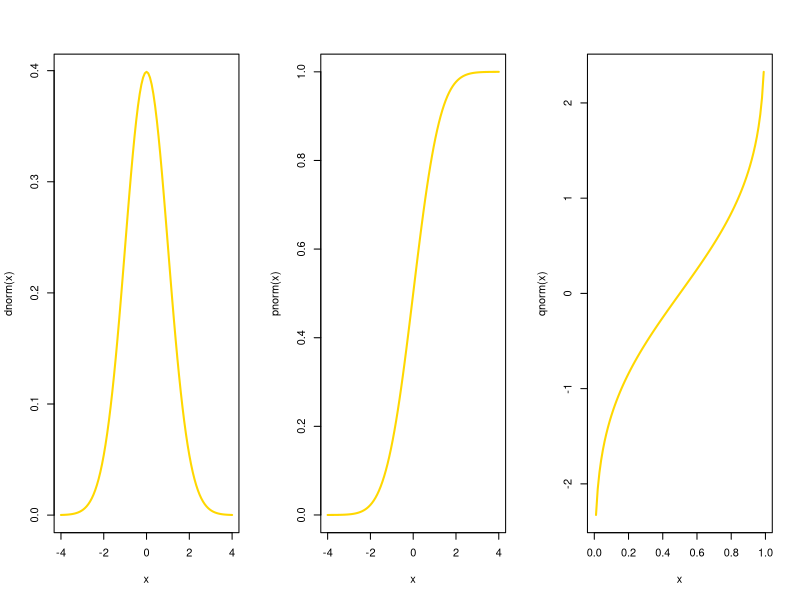
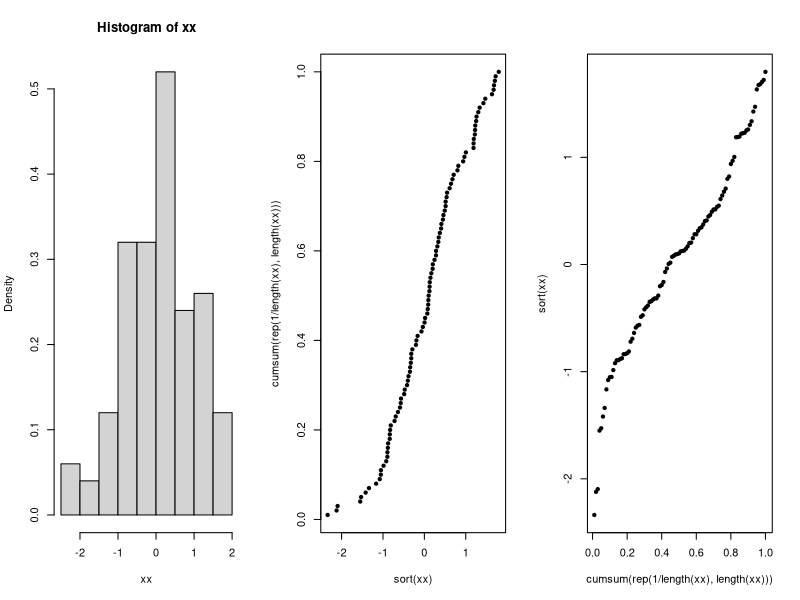
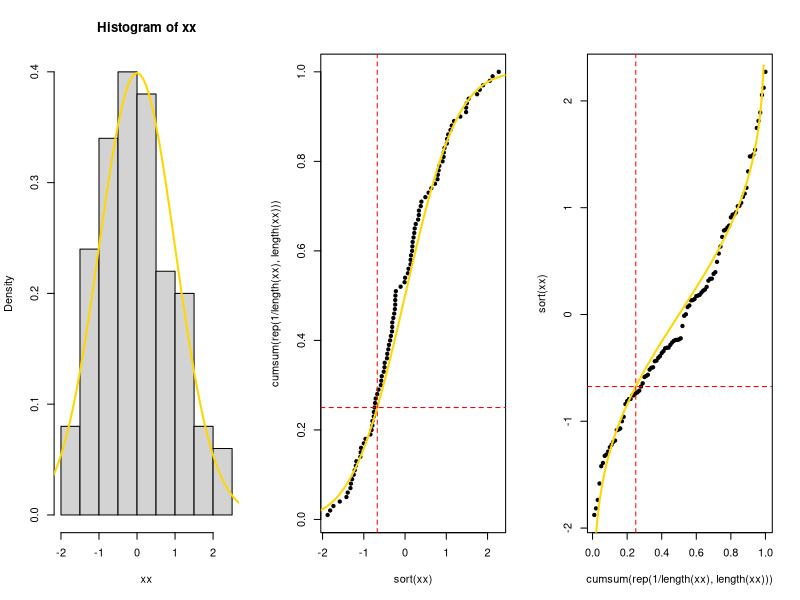
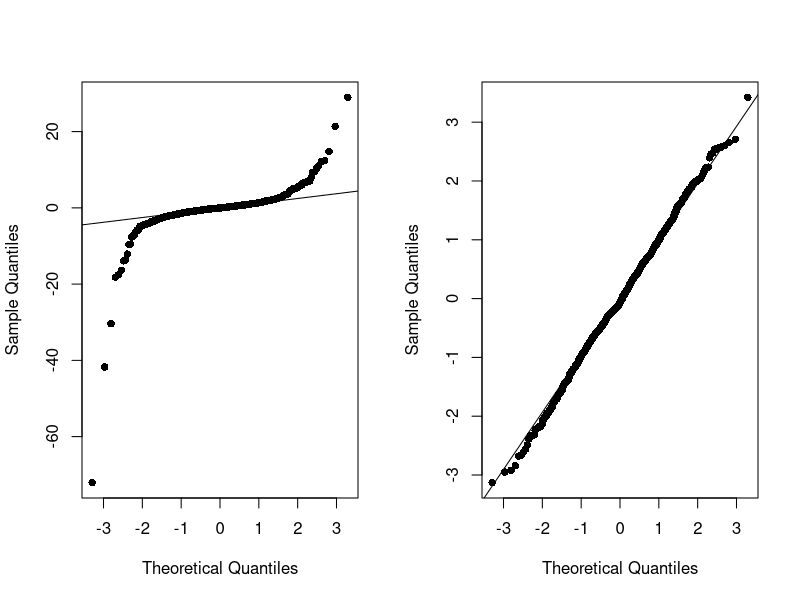

The R script that drew these images, in order: (Note: this script raises an error after producing the figures.)
## Build.in functions in R to work with rvs ------------------------------------
?dnorm #pdf/pmf
?pnorm #cdf
?qnorm #quantile
?rnorm #random numbers generation

## pdf, cdf, quantile f ----

# theoretical
par(mfrow=c(1,3))
curve(dnorm(x), col = "gold", lwd = 2, from = -4, to = 4) # plot probability density functuon of normal distribution
curve(pnorm(x), from = -4, to = 4, col = "gold", lwd = 2) # plot the comulative distribution function of normal distribution
curve(qnorm(x), col = "gold", lwd = 2) # plot the quantile function of normal distribution

# empirical 

# remember to set seed if the result have to be the same
#set.seed(999)
?cumsum # it returns a vector whose elements are the cumulative sums

par(mfrow = c(1,3))
xx <- rnorm(100)
hist(xx, prob = T)
plot(sort(xx), cumsum(rep(1/length(xx), length(xx))), pch = 20)
plot(cumsum(rep(1/length(xx), length(xx))), sort(xx), pch = 20)

par(mfrow = c(1,3))
xx <- rnorm(100)
hist(xx, prob = T)
curve(dnorm(x), col = "gold", add = T, lwd = 2, from = -4, to = 4)
# After overlapping, we see that the curve follow the hinstogram. 
# That's because the population have not enough value to reproduce the
# theoretical normal distribution. 

plot(sort(xx), cumsum(rep(1/length(xx), length(xx))), pch = 20)
curve(pnorm(x), from = -4, to = 4, add = T,  col = "gold", lwd = 2)
p <- 0.25 # first quantile
abline(h=p, lty=2, col="red")
abline(v=qnorm(p), lty=2, col="red") # the value that the cumulative distribution function assume when give 0.25

# F(x) = 0.25 --> F^-1(0.25) = x

plot(cumsum(rep(1/length(xx), length(xx))), sort(xx),  pch = 20)
curve(qnorm(x), col = "gold", lwd = 2, add = T)
p <- 0.25
abline(h=qnorm(p), lty=2, col="red")
abline(v=p, lty=2, col="red")


## qqplot normal vs student-t  -------------------------------------------------
set.seed(123)
par(mfrow=c(1,2))
x <- rt(1000,2);
qqnorm(x, pch = 16, main = "")
qqline(x)

y <- rnorm(1000)
qqnorm(y, pch = 16, main = "")
qqline(y)

# As we expect, the student-t distribution have very havy tails. Reducing
# the value will allow the student-t to approch the normal distribution.

## Inversion sampling: Simulate a Normal(5,4) from a Unif
par(mfrow=c(1,1))
y <- runif(10^4); x <- qnorm(u, m = 5, s = 2)
par(pty = "s",  cex = 0.8)
qqnorm(x, pch = 16, main = "")
qqline(x)


### EXERCISE -------------------------------------------------------------------
## Compute P(X = 0) for X ∼ Pois(3) --------------------------------------------

dpois(0, 3)

## Compute P(X = x) for X ∼ Pois(3), for x = 0,1,...,5 -------------------------

x = 0:5
ppois(x, 3)

## Make a plot of the Poisson p.m.f. with lambda = 3 and for x=0,...20----------

par(mfrow=c(1,2))
plot(0:20, dpois(0:20, 3), pch=20, col='blue')
plot(0:20, dpois(0:20, 3), pch=20, "h")

## Explore how the p.m.f. of a Poisson rv changes varying lambda ---------------

par(mfrow = c(2,3))
plot(0:20, dpois(0:20, 1) , pch = 20, col="red", "h")
plot(0:20, dpois(0:20, 2) , pch = 20, col="blue", "h")
plot(0:20, dpois(0:20, 5) , pch = 20, col="green", "h")

plot(0:20, dpois(0:20, 10) , pch = 20, col="purple" , "h")
plot(0:20, dpois(0:20, 20) , pch = 20, col="brown", "h")
plot(0:20, dpois(0:20, 100) , pch = 20, col="black", "h")

## Compare a random sample from a Poisson with the theoretical quantiles--------

set.seed(123)
par(mfrow = c(1,1))
xx <- rpois(10, 3)
plot(ecdf(xx))
points(sort(xx), 1:10/10, pch = 20, type="s")
points(0:6, ppois(0:6,3), col="red", lwd=2, type="s")
d
n <- 10000
xx <- rpois(n,3)
plot(ecdf(xx))
points(sort(xx), 1:n/n, pch = 20, type="s")
points(0:n, ppois(0:n,3), col="red", lwd=2, type="s")

## Repeat the points above with another continuous rv of your choice

## Inversion sampling: Simulate a Gamma(shape = 5, scale = 4) from a Unif
## compare the simulated data with the theoretical distribution using a qqplot

par(mfrow=c(1,1))
y <- runif(10^4); x <- qgamma(y, 5, scale = 4)
par(pty = "s",  cex = 0.8)
qqnorm(x, pch = 16, main = "")
qqline(x)
